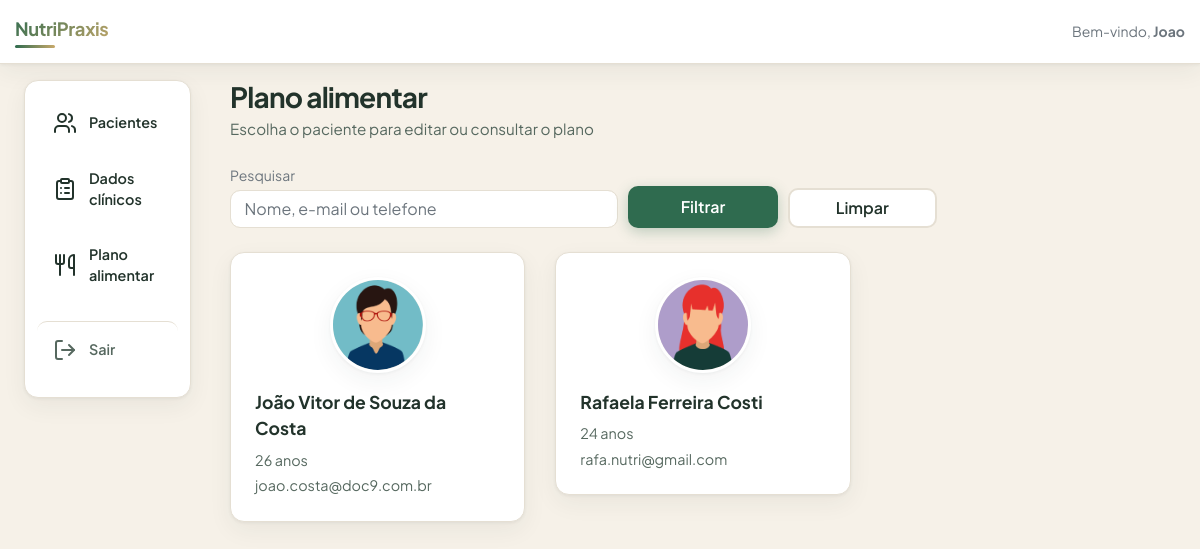
The page /plano_alimentar_listar/ (signed in) on the database its author committed.
### plataforma/models.py (models this page shows, shortened)
class Pacientes(models.Model):
    choices_sexo = (
        ('F', 'Feminino'),
        ('M', 'Masculino'),
    )
    choices_situacao = (
        ('ativo', 'Ativo'),
        ('pausa', 'Pausado / revisão'),
        ('alta', 'Alta'),
    )
    nome = models.CharField(max_length=50)
    foto = models.ImageField(
        upload_to='pacientes/fotos',
        blank=True,
        null=True,
        verbose_name='Foto de perfil',
    )
    sexo = models.CharField(max_length=1, choices=choices_sexo)
    idade = models.IntegerField()
    email = models.EmailField()
    telefone = models.CharField(max_length=19)
    situacao = models.CharField(
        max_length=20,
        choices=choices_situacao,
        default='ativo',
        verbose_name='Situação',
    )
    peso_meta = models.DecimalField(
        max_digits=6,
        decimal_places=2,
        null=True,
        blank=True,
        verbose_name='Meta de peso (kg)',
    )
    nutri = models.ForeignKey(User, on_delete=models.CASCADE)
    class Meta:
        constraints = [
            models.UniqueConstraint(
                fields=['nutri', 'email'],
                name='unique_paciente_email_por_nutri',
            ),
        ]

### plataforma/views.py (the view)
# urls.py: path('plano_alimentar_listar/', views.plano_alimentar_listar, name="plano_alimentar_listar"),
@login_required(login_url='/auth/logar/')
def plano_alimentar_listar(request):
    if request.method == "GET":
        q = request.GET.get('q', '')
        pacientes = _pacientes_filtrados(request.user, q=q)
        return render(
            request,
            'plano_alimentar_listar.html',
            {'pacientes': pacientes, 'filtro_q': (q or '').strip()},
        )

### plataforma/templatetags/paciente_tags.py (called while the page is built)
@register.inclusion_tag('plataforma/tags/paciente_avatar.html')
def paciente_avatar(paciente, size=120, extra_class=''):
    try:
        s = int(size)
    except (TypeError, ValueError):
        s = 120
    return {'paciente': paciente, 'size': s, 'extra_class': extra_class}

### plataforma/views.py (called while the page is built)
def _pacientes_filtrados(user, q=None, situacao=None):
    qs = Pacientes.objects.filter(nutri=user)
    if situacao in SITUACOES_VALIDAS:
        qs = qs.filter(situacao=situacao)
    q = (q or '').strip()
    if q:
        qs = qs.filter(
            Q(nome__icontains=q) | Q(email__icontains=q) | Q(telefone__icontains=q)
        )
    return qs.order_by('nome')

### plataforma/templates/plano_alimentar_listar.html (shortened to what this page needs)
{% extends 'base_plataforma.html' %}
{% load static %}
{% load paciente_tags %}
{% block 'plataforma' %}
<h1 class="nl-page-title">Plano alimentar</h1>
<p class="nl-page-sub">Escolha o paciente para editar ou consultar o plano</p>
<form method="get" class="no-print mb-4">
    <div class="form-row align-items-end">
        <div class="col-12 col-md-6 col-lg-5">
            <label for="q-plano" class="small text-muted mb-1 d-block">Pesquisar</label>
            <input type="search" id="q-plano" name="q" class="form-control" placeholder="Nome, e-mail ou telefone" value="{{ filtro_q }}">
        </div>
        <div class="col-6 col-md-2 mt-2 mt-md-0">
            <button type="submit" class="btn btn-nl-primary btn-block">Filtrar</button>
        </div>
        <div class="col-6 col-md-2 mt-2 mt-md-0">
            <a href="{% url 'plano_alimentar_listar' %}" class="btn btn-nl-outline btn-block">Limpar</a>
        </div>
    </div>
</form>
<div class="row">
    {% for paciente in pacientes %}
        <div class="col-sm-6 col-lg-4 mb-4">
            <a href="{% url 'plano_alimentar' paciente.id %}" class="nl-card-paciente">
                <div class="foto-perfil">
                    {% paciente_avatar paciente 96 %}
                </div>
                <div class="nome-destaque">{{ paciente.nome }}</div>
                <p class="dados mb-1">{{ paciente.idade }} anos</p>
                <p class="dados mb-0">{{ paciente.email }}</p>
            </a>
        </div>
    {% endfor %}
</div>
{% endblock %}

### templates/base.html (shortened to what this page needs)
{% load static %}
<!doctype html>
<html lang="pt-BR">
  <head>
    <link rel="stylesheet" href="https://cdn.jsdelivr.net/npm/bootstrap@4.6.2/dist/css/bootstrap.min.css">
    <link rel="stylesheet" href="{% static 'css/theme.css' %}">
    {% block 'head' %}{% endblock %}
  </head>
  <body>
    {% if user.is_authenticated %}
        <nav class="navbar navbar-expand-lg navbar-light nl-navbar">
          <div class="container-fluid">
            <a class="navbar-brand" href="{% url 'pacientes' %}">NutriPraxis</a>
            <div class="collapse navbar-collapse" id="navbarNav">
              <ul class="navbar-nav ml-auto">
                <li class="nav-item">
                  <span class="navbar-text text-muted small">Bem-vindo, <strong>{% if user.get_full_name %}{{ user.get_full_name }}{% else %}{{ user.username }}{% endif %}</strong></span>
                </li>
              </ul>
            </div>
          </div>
        </nav>
    {% endif %}
    {% block 'body' %}{% endblock %}
  </body>
</html>

### plataforma/templates/plataforma/tags/paciente_avatar.html
{% load static %}
<div class="paciente-avatar-wrap {{ extra_class }}" style="width: {{ size }}px; height: {{ size }}px; min-width: {{ size }}px; min-height: {{ size }}px;">
    {% if paciente.foto %}
        <img src="{{ paciente.foto.url }}" alt="" class="paciente-avatar-img" width="{{ size }}" height="{{ size }}">
    {% elif paciente.sexo == "M" %}
        <img src="{% static 'plataforma/img/perfil2.png' %}" alt="" class="paciente-avatar-img" width="{{ size }}" height="{{ size }}">
    {% else %}
        <img src="{% static 'plataforma/img/perfil1.png' %}" alt="" class="paciente-avatar-img" width="{{ size }}" height="{{ size }}">
    {% endif %}
</div>

### templates/static/css/theme.css (style rules this page uses)
:root { --nl-primary: #2f6b4f; --nl-primary-hover: #265542; --nl-primary-soft: rgba(47, 107, 79, 0.14); --nl-accent: #8fbf9f; --nl-premium: #c8a96b; --nl-premium-soft: rgba(200, 169, 107, 0.22); --nl-bg: #f6f1e8; --nl-surface: #ffffff; --nl-text: #22332b; --nl-text-muted: #56685f; --nl-border: #e5dfd3; --nl-table-head-bg: #eef1eb; --nl-radius: 14px; --nl-radius-sm: 10px; --nl-shadow: 0 1px 3px rgba(34, 51, 43, 0.06), 0 8px 24px rgba(34, 51, 43, 0.06); --nl-shadow-lg: 0 4px 6px rgba(34, 51, 43, 0.05), 0 20px 48px rgba(34, 51, 43, 0.08); --nl-font: "Plus Jakarta Sans", system-ui, -apple-system, sans-serif; }
html { font-size: 16px; }
body { font-family: var(--nl-font); color: var(--nl-text); background: var(--nl-bg); min-height: 100vh; -webkit-font-smoothing: antialiased; }
.nl-navbar { background: var(--nl-surface) !important; border-bottom: 1px solid var(--nl-border); box-shadow: var(--nl-shadow); padding: 0.65rem 0; }
.nl-navbar .navbar-brand { font-weight: 700; font-size: 1.15rem; letter-spacing: -0.02em; color: var(--nl-text) !important; background: linear-gradient(135deg, var(--nl-primary), var(--nl-premium)); -webkit-background-clip: text; -webkit-text-fill-color: transparent; background-clip: text; }
.nl-navbar .navbar-brand::after { content: ""; display: block; height: 3px; width: 2.5rem; margin-top: 2px; border-radius: 2px; background: linear-gradient(90deg, var(--nl-primary), var(--nl-premium)); -webkit-text-fill-color: initial; }
.nl-page-title { font-size: 1.75rem; font-weight: 700; letter-spacing: -0.03em; color: var(--nl-text); margin-bottom: 0.25rem; }
.nl-page-sub { color: var(--nl-text-muted); font-size: 0.95rem; margin-bottom: 1.5rem; }
.btn-nl-primary { background: var(--nl-primary) !important; border: none !important; color: #fff !important; font-weight: 600; padding: 0.55rem 1.25rem; border-radius: var(--nl-radius-sm) !important; box-shadow: 0 4px 14px rgba(47, 107, 79, 0.28); transition: transform 0.15s ease, box-shadow 0.15s ease, background 0.15s ease; }
.btn-nl-outline { border: 2px solid var(--nl-border) !important; color: var(--nl-text) !important; font-weight: 600; border-radius: var(--nl-radius-sm) !important; background: var(--nl-surface) !important; }
.nl-card-paciente { background: var(--nl-surface); border-radius: var(--nl-radius); border: 1px solid var(--nl-border); box-shadow: var(--nl-shadow); padding: 1.5rem; transition: box-shadow 0.2s ease, transform 0.2s ease, border-color 0.2s ease; text-decoration: none !important; color: inherit !important; display: block; }
.nl-card-paciente .foto-perfil { display: flex; justify-content: center; margin-bottom: 1rem; }
.nl-card-paciente .dados { font-size: 0.9rem; margin-bottom: 0.35rem; color: var(--nl-text-muted); }
.nl-card-paciente .nome-destaque { font-weight: 700; font-size: 1.1rem; color: var(--nl-text); margin-bottom: 0.5rem; }
.paciente-avatar-wrap { border-radius: 50%; overflow: hidden; background: var(--nl-bg); border: 3px solid var(--nl-surface); box-shadow: var(--nl-shadow); }
.paciente-avatar-img { width: 100%; height: 100%; object-fit: cover; display: block; }
.form-control { border-radius: var(--nl-radius-sm) !important; border-color: var(--nl-border) !important; padding: 0.70rem 0.85rem; }

### rows shown on the page
Pacientes: {{ size }} 96 (drawn), nome "João Vitor de Souza da Costa", idade "26", email "joao.costa@doc9.com.br"
Pacientes: {{ size }} 96 (drawn), nome "Rafaela Ferreira Costi", idade "24", email "rafa.nutri@gmail.com"

### other values the page prints
{{ user.username }} "Joao"
